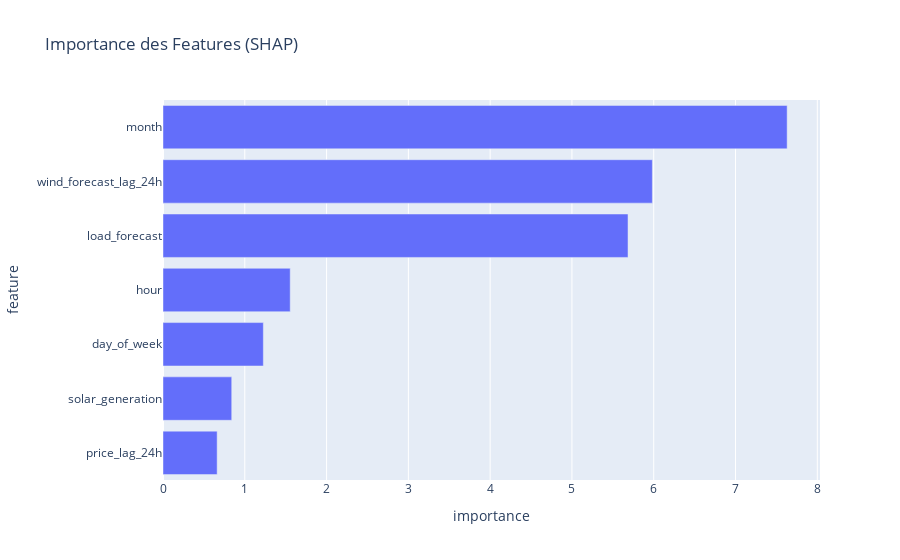

Notebook code for this chart:
### Markdown cell above
### 5. Modélisation Prédictive (LightGBM)

### Code cell
# Feature Engineering pour le modèle
df_model = df_dk.copy()
df_model['price_lag_24h'] = df_model['price'].shift(24)
df_model['wind_forecast_lag_24h'] = df_model['wind_generation'].shift(24) 
df_model = df_model.dropna()

features = ['hour', 'day_of_week', 'month', 'price_lag_24h', 'load_forecast', 'wind_forecast_lag_24h', 'solar_generation']
target = 'price'

# Split Train/Test (Test sur les 6 derniers mois de 2019)
split = '2019-06-01'
X_train = df_model.loc[df_model.index < split, features]
y_train = df_model.loc[df_model.index < split, target]
X_test = df_model.loc[df_model.index >= split, features]
y_test = df_model.loc[df_model.index >= split, target]

# Entraînement
model = lgb.LGBMRegressor(random_state=42, n_estimators=500)
model.fit(X_train, y_train)

# Prédiction et Métriques
y_pred = model.predict(X_test)
print(f"RMSE Test : {np.sqrt(mean_squared_error(y_test, y_pred)):.2f} €/MWh")

# SHAP
explainer = shap.TreeExplainer(model)
shap_values = explainer.shap_values(X_test)

shap_sum = np.abs(shap_values).mean(axis=0)
importance_df = pd.DataFrame({'feature': features, 'importance': shap_sum}).sort_values('importance', ascending=True)

fig = px.bar(importance_df, x='importance', y='feature', orientation='h', title="Importance des Features (SHAP)")
fig.show()

### Figure 1 — Plotly figure (JSON) as saved in the notebook; plotly's stock layout.template omitted (floating-point values rounded to 4 significant figures)
{"data": [{"hovertemplate": "importance=%{x}<br>feature=%{y}<extra></extra>", "legendgroup": "", "marker": {"color": "#636efa", "pattern": {"shape": ""}}, "name": "", "orientation": "h", "showlegend": false, "textposition": "auto", "type": "bar", "x": [0.6621, 0.8404, 1.227, 1.555, 5.686, 5.983, 7.631], "xaxis": "x", "y": ["price_lag_24h", "solar_generation", "day_of_week", "hour", "load_forecast", "wind_forecast_lag_24h", "month"], "yaxis": "y"}], "layout": {"barmode": "relative", "legend": {"tracegroupgap": 0}, "title": {"text": "Importance des Features (SHAP)"}, "xaxis": {"anchor": "y", "domain": [0, 1], "title": {"text": "importance"}}, "yaxis": {"anchor": "x", "domain": [0, 1], "title": {"text": "feature"}}}}
